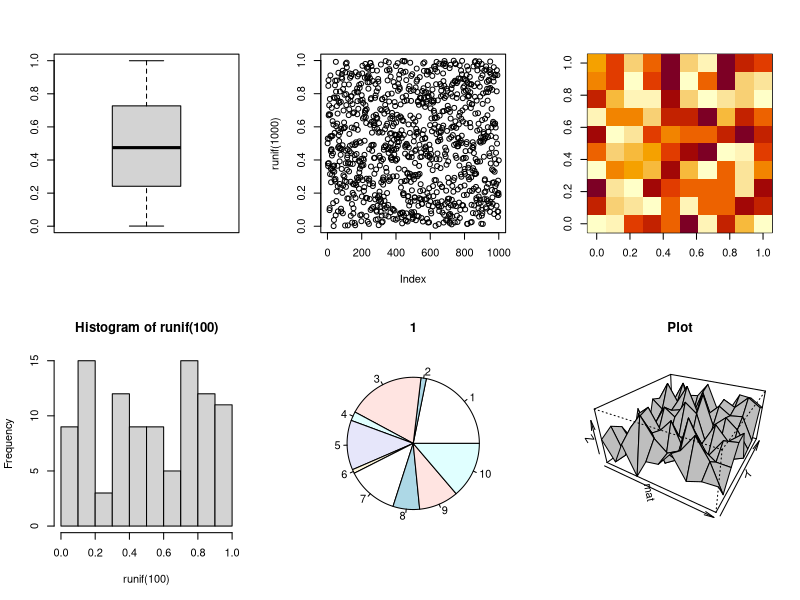
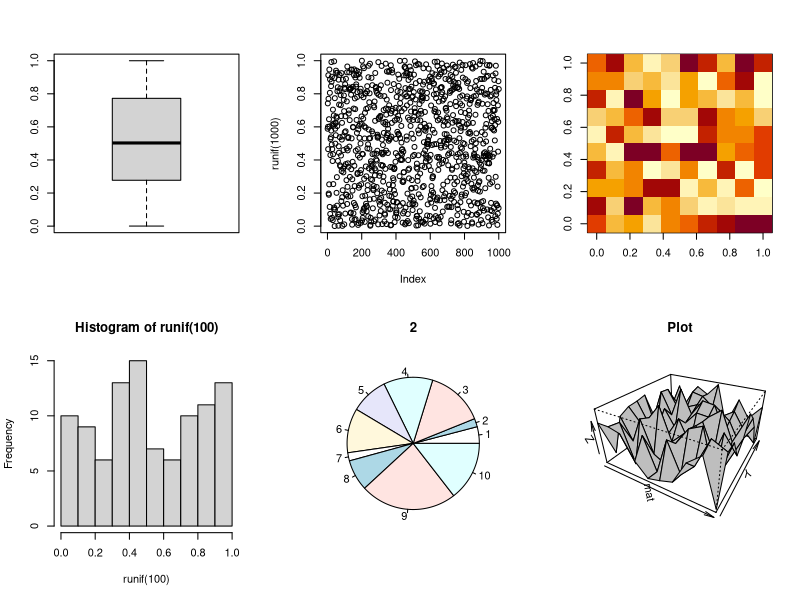
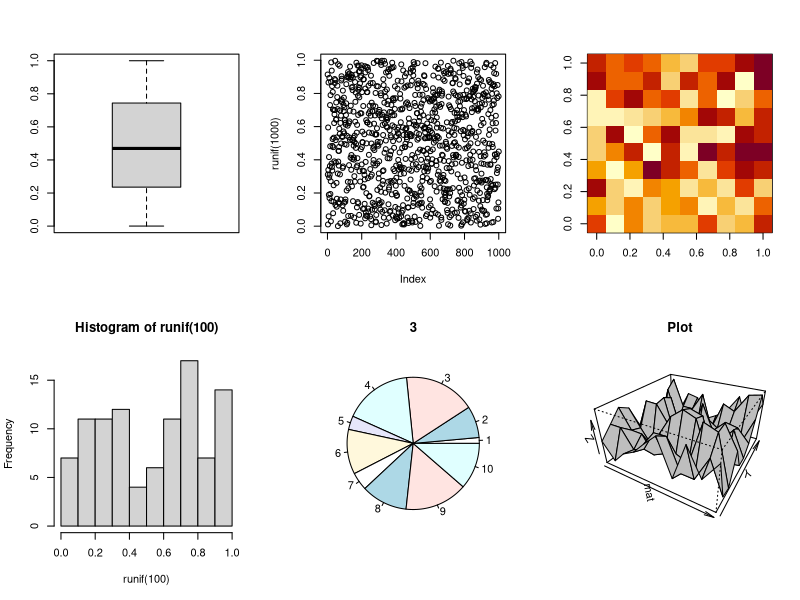
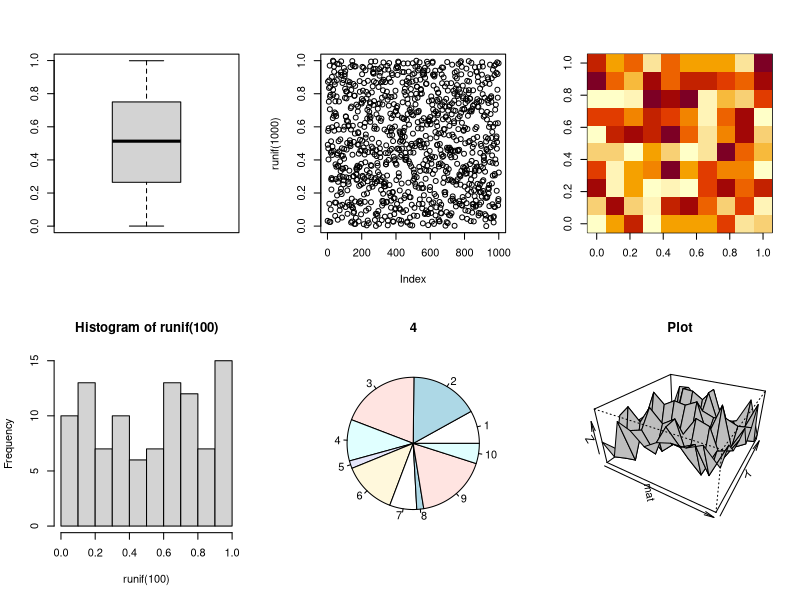
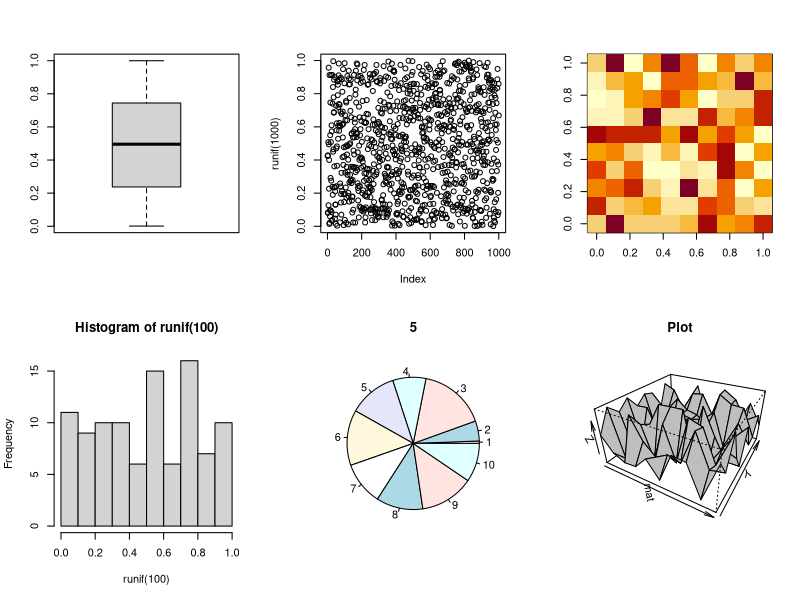
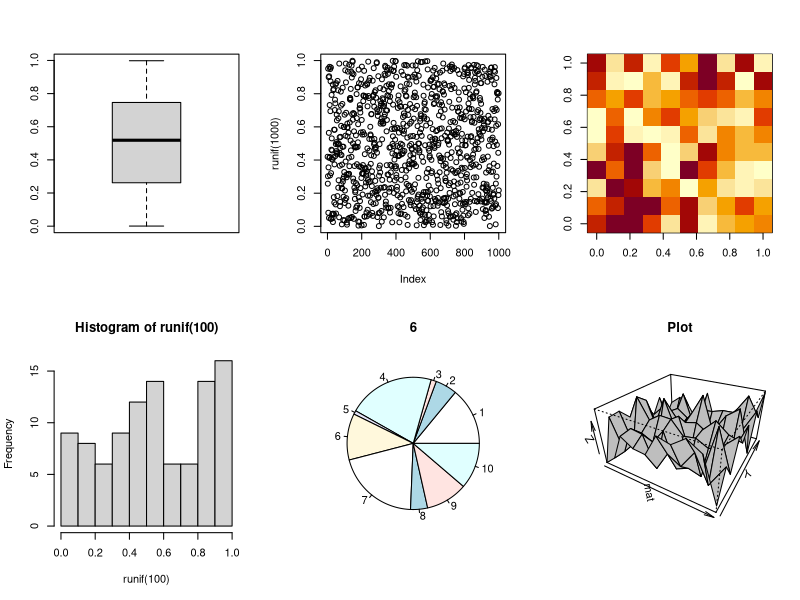
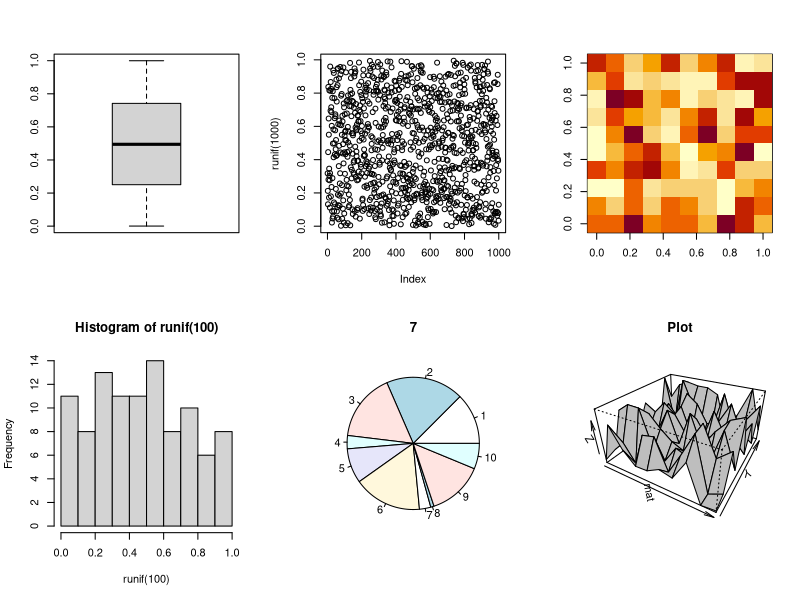
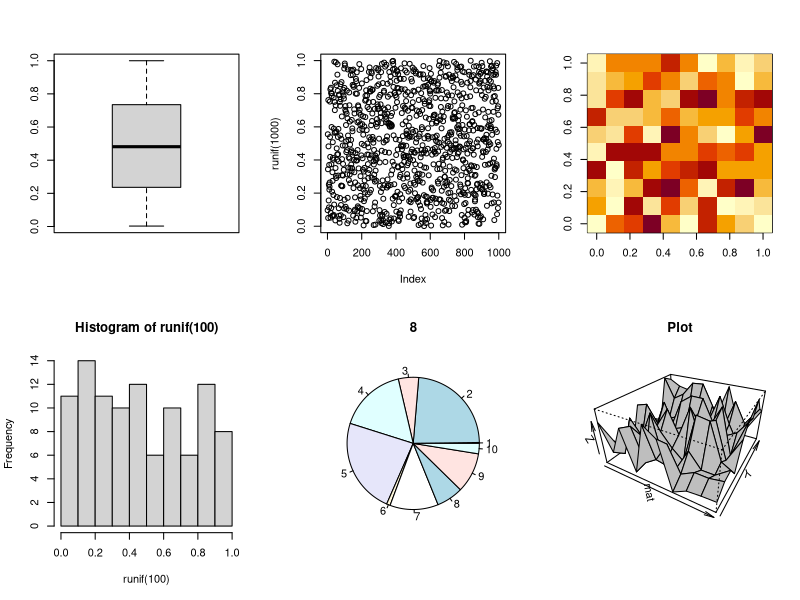

Reproduce these figures in R, in order.

renderPlot <- function() {
    for (x in (1:10)) {
        par(mfrow = c(2, 3))
        boxplot(runif(1000))
        plot(runif(1000))
        image(matrix(runif(100) * 2500, 10, 10), useRaster = TRUE)
        hist(runif(100))
        pie(runif(10), main = x)
        mat <- matrix(runif(100) * 2500, 10, 10)
        # contour(mat,main='Plot');
        persp(mat, main = "Plot", theta = 30, phi = 30, expand = 0.5, col = "grey")
       
    }
}
renderPlot()

